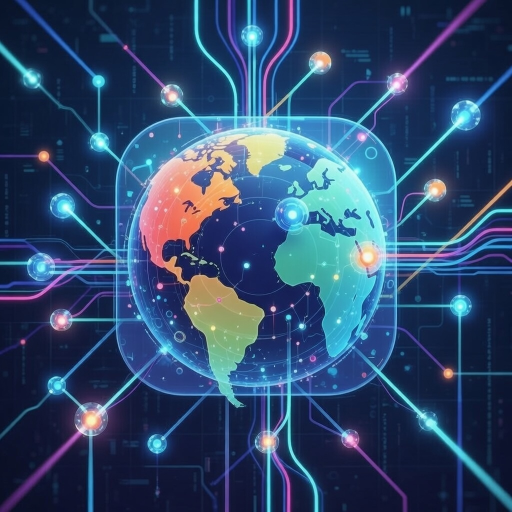
#> input picture f6adcd7a-e163-4212-9a6b-66bf8ca31498.jpg, 1024 x 1024 px (shown at 1/2 size)
$ python -i thumbnail_utils.py   (imports and definitions only)
#> lines starting #> are read from the running program, lines starting #| are printed output that depends on the picture
"""
Thumbnail generation utilities for image and video files.
"""

from contextlib import redirect_stderr
from io import StringIO
from PIL import Image
from pathlib import Path
from typing import Optional

from file_scanner import IMAGE_EXTENSIONS, VIDEO_EXTENSIONS

# [5 lines not run here, left out]

try:
    import cv2
    CV2_AVAILABLE = True
except ImportError:
    CV2_AVAILABLE = False

THUMBNAIL_SIZE = (150, 150)


def _create_image_thumbnail(file_path: str, size: tuple) -> Optional[Image.Image]:
    """Create a thumbnail from an image file."""
#> called with file_path = 'f6adcd7a-e163-4212-9a6b-66bf8ca31498.jpg', size = (150, 150)
    try:
        with redirect_stderr(StringIO()):
            with Image.open(file_path) as img:
#> img is the input picture: PIL image 1024x1024 RGB; mean R, G, B 47.6, 73.4, 107.5
                if img.mode in ('RGBA', 'LA', 'P'):
                    background = Image.new('RGB', img.size, (255, 255, 255))
                    if img.mode == 'P':
                        img = img.convert('RGBA')
                    background.paste(img, mask=img.split()[-1] if img.mode in ('RGBA', 'LA') else None)
                    img = background
                elif img.mode != 'RGB':
                    img = img.convert('RGB')

                img.thumbnail(size, Image.Resampling.LANCZOS)
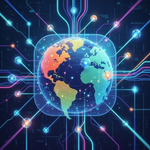
#> img: PIL image 150x150 RGB; mean R, G, B 47.5, 73.3, 107.4
                thumb = img.copy()
        if getattr(thumb, 'info', None) and 'icc_profile' in thumb.info:
            thumb.info.pop('icc_profile', None)
        return thumb
    except Exception:
        return None


def _create_video_thumbnail(file_path: str, size: tuple) -> Optional[Image.Image]:
    """Extract a frame from a video file and return it as a PIL thumbnail."""
    if not CV2_AVAILABLE:
        return None

    cap = None
    try:
        cap = cv2.VideoCapture(file_path)
        if not cap.isOpened():
            return None

        total_frames = int(cap.get(cv2.CAP_PROP_FRAME_COUNT))
        fps = cap.get(cv2.CAP_PROP_FPS) or 30.0

        # Seek to 1 second in, or 10% through, whichever is smaller
        target_frame = min(int(fps), max(1, total_frames // 10))
        cap.set(cv2.CAP_PROP_POS_FRAMES, target_frame)

        ret, frame = cap.read()
        if not ret:
            # Fall back to the very first frame
            cap.set(cv2.CAP_PROP_POS_FRAMES, 0)
            ret, frame = cap.read()
        if not ret:
            return None

        # OpenCV uses BGR; convert to RGB for PIL
        frame_rgb = cv2.cvtColor(frame, cv2.COLOR_BGR2RGB)
        img = Image.fromarray(frame_rgb)
        img.thumbnail(size, Image.Resampling.LANCZOS)
        return img
    except Exception:
        return None
    finally:
        if cap is not None:
            cap.release()


def create_thumbnail(file_path: str, size: tuple = THUMBNAIL_SIZE) -> Optional[Image.Image]:
    """
    Create a thumbnail from an image or video file.
    For images: opens with PIL and resizes.
    For videos: extracts a frame with OpenCV and resizes.
    """
    file_ext = Path(file_path).suffix.lower()

    if file_ext in IMAGE_EXTENSIONS:
        return _create_image_thumbnail(file_path, size)
    elif file_ext in VIDEO_EXTENSIONS:
        return _create_video_thumbnail(file_path, size)

    return None

>>> result = create_thumbnail('f6adcd7a-e163-4212-9a6b-66bf8ca31498.jpg')
